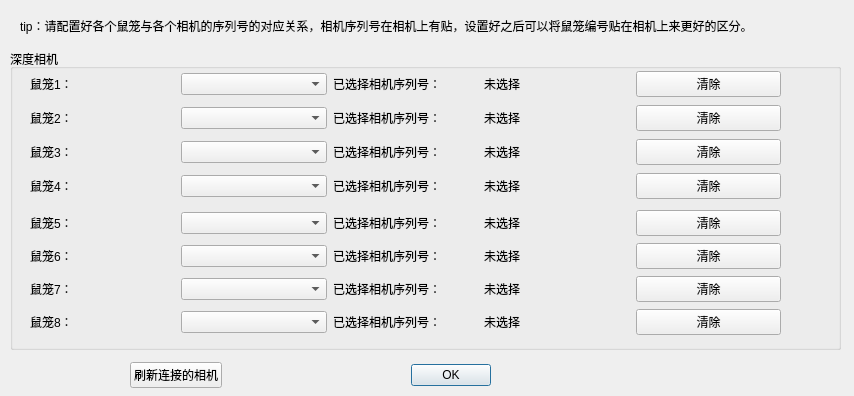
<?xml version="1.0" encoding="UTF-8"?>
<ui version="4.0">
 <class>deep_camera_config_dialog</class>
 <widget class="QDialog" name="deep_camera_config_dialog">
  <property name="geometry">
   <rect>
    <x>0</x>
    <y>0</y>
    <width>854</width>
    <height>396</height>
   </rect>
  </property>
  <property name="windowTitle">
   <string>Dialog</string>
  </property>
  <widget class="QLabel" name="tip_label">
   <property name="geometry">
    <rect>
     <x>20</x>
     <y>0</y>
     <width>801</width>
     <height>51</height>
    </rect>
   </property>
   <property name="text">
    <string>tip：请配置好各个鼠笼与各个相机的序列号的对应关系，相机序列号在相机上有贴，设置好之后可以将鼠笼编号贴在相机上来更好的区分。</string>
   </property>
  </widget>
  <widget class="QGroupBox" name="deep_camera_group">
   <property name="geometry">
    <rect>
     <x>10</x>
     <y>49</y>
     <width>831</width>
     <height>301</height>
    </rect>
   </property>
   <property name="title">
    <string>深度相机</string>
   </property>
   <widget class="QWidget" name="verticalLayoutWidget">
    <property name="geometry">
     <rect>
      <x>20</x>
      <y>20</y>
      <width>791</width>
      <height>134</height>
     </rect>
    </property>
    <layout class="QVBoxLayout" name="d_mouse_cage_1_4_layout">
     <property name="topMargin">
      <number>0</number>
     </property>
     <item>
      <layout class="QHBoxLayout" name="d_mouse_cage_1_layout">
       <item>
        <widget class="QLabel" name="d_mouse_cage_1_title">
         <property name="text">
          <string>鼠笼1：</string>
         </property>
        </widget>
       </item>
       <item>
        <widget class="QComboBox" name="d_mouse_cage_1_select"/>
       </item>
       <item>
        <widget class="QLabel" name="d_mouse_cage_1_checked_title">
         <property name="text">
          <string>已选择相机序列号：</string>
         </property>
        </widget>
       </item>
       <item>
        <widget class="QLabel" name="d_mouse_cage_1_checked_value">
         <property name="text">
          <string>未选择</string>
         </property>
        </widget>
       </item>
       <item>
        <widget class="QPushButton" name="d_mouse_cage_1_checked_value_btn">
         <property name="text">
          <string>清除</string>
         </property>
        </widget>
       </item>
       <item>
        <spacer name="d_mouse_cage_1_spacer">
         <property name="orientation">
          <enum>Qt::Orientation::Horizontal</enum>
         </property>
         <property name="sizeType">
          <enum>QSizePolicy::Policy::Preferred</enum>
         </property>
         <property name="sizeHint" stdset="0">
          <size>
           <width>40</width>
           <height>20</height>
          </size>
         </property>
        </spacer>
       </item>
      </layout>
     </item>
     <item>
      <layout class="QHBoxLayout" name="d_mouse_cage_2_layout">
       <item>
        <widget class="QLabel" name="d_mouse_cage_2_title">
         <property name="text">
          <string>鼠笼2：</string>
         </property>
        </widget>
       </item>
       <item>
        <widget class="QComboBox" name="d_mouse_cage_2_select"/>
       </item>
       <item>
        <widget class="QLabel" name="d_mouse_cage_2_checked_title">
         <property name="text">
          <string>已选择相机序列号：</string>
         </property>
        </widget>
       </item>
       <item>
        <widget class="QLabel" name="d_mouse_cage_2_checked_value">
         <property name="text">
          <string>未选择</string>
         </property>
        </widget>
       </item>
       <item>
        <widget class="QPushButton" name="d_mouse_cage_2_checked_value_btn">
         <property name="text">
          <string>清除</string>
         </property>
        </widget>
       </item>
       <item>
        <spacer name="d_mouse_cage_2_spacer">
         <property name="orientation">
          <enum>Qt::Orientation::Horizontal</enum>
         </property>
         <property name="sizeType">
          <enum>QSizePolicy::Policy::Preferred</enum>
         </property>
         <property name="sizeHint" stdset="0">
          <size>
           <width>40</width>
           <height>20</height>
          </size>
         </property>
        </spacer>
       </item>
      </layout>
     </item>
     <item>
      <layout class="QHBoxLayout" name="d_mouse_cage_3_layout">
       <item>
        <widget class="QLabel" name="d_mouse_cage_3_title">
         <property name="text">
          <string>鼠笼3：</string>
         </property>
        </widget>
       </item>
       <item>
        <widget class="QComboBox" name="d_mouse_cage_3_select"/>
       </item>
       <item>
        <widget class="QLabel" name="d_mouse_cage_3_checked_title">
         <property name="text">
          <string>已选择相机序列号：</string>
         </property>
        </widget>
       </item>
       <item>
        <widget class="QLabel" name="d_mouse_cage_3_checked_value">
         <property name="text">
          <string>未选择</string>
         </property>
        </widget>
       </item>
       <item>
        <widget class="QPushButton" name="d_mouse_cage_3_checked_value_btn">
         <property name="text">
          <string>清除</string>
         </property>
        </widget>
       </item>
       <item>
        <spacer name="d_mouse_cage_3_spacer">
         <property name="orientation">
          <enum>Qt::Orientation::Horizontal</enum>
         </property>
         <property name="sizeType">
          <enum>QSizePolicy::Policy::Preferred</enum>
         </property>
         <property name="sizeHint" stdset="0">
          <size>
           <width>40</width>
           <height>20</height>
          </size>
         </property>
        </spacer>
       </item>
      </layout>
     </item>
     <item>
      <layout class="QHBoxLayout" name="d_mouse_cage_4_layout">
       <item>
        <widget class="QLabel" name="d_mouse_cage_4_title">
         <property name="text">
          <string>鼠笼4：</string>
         </property>
        </widget>
       </item>
       <item>
        <widget class="QComboBox" name="d_mouse_cage_4_select"/>
       </item>
       <item>
        <widget class="QLabel" name="d_mouse_cage_4_checked_title">
         <property name="text">
          <string>已选择相机序列号：</string>
         </property>
        </widget>
       </item>
       <item>
        <widget class="QLabel" name="d_mouse_cage_4_checked_value">
         <property name="text">
          <string>未选择</string>
         </property>
        </widget>
       </item>
       <item>
        <widget class="QPushButton" name="d_mouse_cage_4_checked_value_btn">
         <property name="text">
          <string>清除</string>
         </property>
        </widget>
       </item>
       <item>
        <spacer name="d_mouse_cage_4_spacer">
         <property name="orientation">
          <enum>Qt::Orientation::Horizontal</enum>
         </property>
         <property name="sizeType">
          <enum>QSizePolicy::Policy::Preferred</enum>
         </property>
         <property name="sizeHint" stdset="0">
          <size>
           <width>40</width>
           <height>20</height>
          </size>
         </property>
        </spacer>
       </item>
      </layout>
     </item>
    </layout>
   </widget>
   <widget class="QWidget" name="verticalLayoutWidget_2">
    <property name="geometry">
     <rect>
      <x>20</x>
      <y>160</y>
      <width>791</width>
      <height>131</height>
     </rect>
    </property>
    <layout class="QVBoxLayout" name="d_mouse_cage_5_8_layout">
     <property name="topMargin">
      <number>0</number>
     </property>
     <item>
      <layout class="QHBoxLayout" name="d_mouse_cage_5_layout">
       <item>
        <widget class="QLabel" name="d_mouse_cage_5_title">
         <property name="text">
          <string>鼠笼5：</string>
         </property>
        </widget>
       </item>
       <item>
        <widget class="QComboBox" name="d_mouse_cage_5_select"/>
       </item>
       <item>
        <widget class="QLabel" name="d_mouse_cage_5_checked_title">
         <property name="text">
          <string>已选择相机序列号：</string>
         </property>
        </widget>
       </item>
       <item>
        <widget class="QLabel" name="d_mouse_cage_5_checked_value">
         <property name="text">
          <string>未选择</string>
         </property>
        </widget>
       </item>
       <item>
        <widget class="QPushButton" name="d_mouse_cage_5_checked_value_btn">
         <property name="text">
          <string>清除</string>
         </property>
        </widget>
       </item>
       <item>
        <spacer name="d_mouse_cage_5_spacer">
         <property name="orientation">
          <enum>Qt::Orientation::Horizontal</enum>
         </property>
         <property name="sizeType">
          <enum>QSizePolicy::Policy::Preferred</enum>
         </property>
         <property name="sizeHint" stdset="0">
          <size>
           <width>40</width>
           <height>20</height>
          </size>
         </property>
        </spacer>
       </item>
      </layout>
     </item>
     <item>
      <layout class="QHBoxLayout" name="d_mouse_cage_6_layout">
       <item>
        <widget class="QLabel" name="d_mouse_cage_6_title">
         <property name="text">
          <string>鼠笼6：</string>
         </property>
        </widget>
       </item>
       <item>
        <widget class="QComboBox" name="d_mouse_cage_6_select"/>
       </item>
       <item>
        <widget class="QLabel" name="d_mouse_cage_6_checked_title">
         <property name="text">
          <string>已选择相机序列号：</string>
         </property>
        </widget>
       </item>
       <item>
        <widget class="QLabel" name="d_mouse_cage_6_checked_value">
         <property name="text">
          <string>未选择</string>
         </property>
        </widget>
       </item>
       <item>
        <widget class="QPushButton" name="d_mouse_cage_6_checked_value_btn">
         <property name="text">
          <string>清除</string>
         </property>
        </widget>
       </item>
       <item>
        <spacer name="d_mouse_cage_6_spacer">
         <property name="orientation">
          <enum>Qt::Orientation::Horizontal</enum>
         </property>
         <property name="sizeType">
          <enum>QSizePolicy::Policy::Preferred</enum>
         </property>
         <property name="sizeHint" stdset="0">
          <size>
           <width>40</width>
           <height>20</height>
          </size>
         </property>
        </spacer>
       </item>
      </layout>
     </item>
     <item>
      <layout class="QHBoxLayout" name="d_mouse_cage_7_layout">
       <item>
        <widget class="QLabel" name="d_mouse_cage_7_title">
         <property name="text">
          <string>鼠笼7：</string>
         </property>
        </widget>
       </item>
       <item>
        <widget class="QComboBox" name="d_mouse_cage_7_select"/>
       </item>
       <item>
        <widget class="QLabel" name="d_mouse_cage_7_checked_title">
         <property name="text">
          <string>已选择相机序列号：</string>
         </property>
        </widget>
       </item>
       <item>
        <widget class="QLabel" name="d_mouse_cage_7_checked_value">
         <property name="text">
          <string>未选择</string>
         </property>
        </widget>
       </item>
       <item>
        <widget class="QPushButton" name="d_mouse_cage_7_checked_value_btn">
         <property name="text">
          <string>清除</string>
         </property>
        </widget>
       </item>
       <item>
        <spacer name="d_mouse_cage_7_spacer">
         <property name="orientation">
          <enum>Qt::Orientation::Horizontal</enum>
         </property>
         <property name="sizeType">
          <enum>QSizePolicy::Policy::Preferred</enum>
         </property>
         <property name="sizeHint" stdset="0">
          <size>
           <width>40</width>
           <height>20</height>
          </size>
         </property>
        </spacer>
       </item>
      </layout>
     </item>
     <item>
      <layout class="QHBoxLayout" name="d_mouse_cage_8_layout">
       <item>
        <widget class="QLabel" name="d_mouse_cage_8_title">
         <property name="text">
          <string>鼠笼8：</string>
         </property>
        </widget>
       </item>
       <item>
        <widget class="QComboBox" name="d_mouse_cage_8_select"/>
       </item>
       <item>
        <widget class="QLabel" name="d_mouse_cage_8_checked_title">
         <property name="text">
          <string>已选择相机序列号：</string>
         </property>
        </widget>
       </item>
       <item>
        <widget class="QLabel" name="d_mouse_cage_8_checked_value">
         <property name="text">
          <string>未选择</string>
         </property>
        </widget>
       </item>
       <item>
        <widget class="QPushButton" name="d_mouse_cage_8_checked_value_btn">
         <property name="text">
          <string>清除</string>
         </property>
        </widget>
       </item>
       <item>
        <spacer name="d_mouse_cage_8_spacer">
         <property name="orientation">
          <enum>Qt::Orientation::Horizontal</enum>
         </property>
         <property name="sizeType">
          <enum>QSizePolicy::Policy::Preferred</enum>
         </property>
         <property name="sizeHint" stdset="0">
          <size>
           <width>40</width>
           <height>20</height>
          </size>
         </property>
        </spacer>
       </item>
      </layout>
     </item>
    </layout>
   </widget>
  </widget>
  <widget class="QWidget" name="horizontalLayoutWidget">
   <property name="geometry">
    <rect>
     <x>110</x>
     <y>360</y>
     <width>381</width>
     <height>31</height>
    </rect>
   </property>
   <layout class="QHBoxLayout" name="horizontalLayout">
    <property name="leftMargin">
     <number>20</number>
    </property>
    <item>
     <widget class="QPushButton" name="refresh">
      <property name="text">
       <string>刷新连接的相机</string>
      </property>
     </widget>
    </item>
    <item>
     <widget class="QDialogButtonBox" name="dialog_btn">
      <property name="orientation">
       <enum>Qt::Orientation::Horizontal</enum>
      </property>
      <property name="standardButtons">
       <set>QDialogButtonBox::StandardButton::Ok</set>
      </property>
     </widget>
    </item>
   </layout>
  </widget>
 </widget>
 <resources/>
 <connections>
  <connection>
   <sender>dialog_btn</sender>
   <signal>accepted()</signal>
   <receiver>deep_camera_config_dialog</receiver>
   <slot>accept()</slot>
   <hints>
    <hint type="sourcelabel">
     <x>248</x>
     <y>254</y>
    </hint>
    <hint type="destinationlabel">
     <x>157</x>
     <y>274</y>
    </hint>
   </hints>
  </connection>
  <connection>
   <sender>dialog_btn</sender>
   <signal>rejected()</signal>
   <receiver>deep_camera_config_dialog</receiver>
   <slot>reject()</slot>
   <hints>
    <hint type="sourcelabel">
     <x>316</x>
     <y>260</y>
    </hint>
    <hint type="destinationlabel">
     <x>286</x>
     <y>274</y>
    </hint>
   </hints>
  </connection>
 </connections>
</ui>
